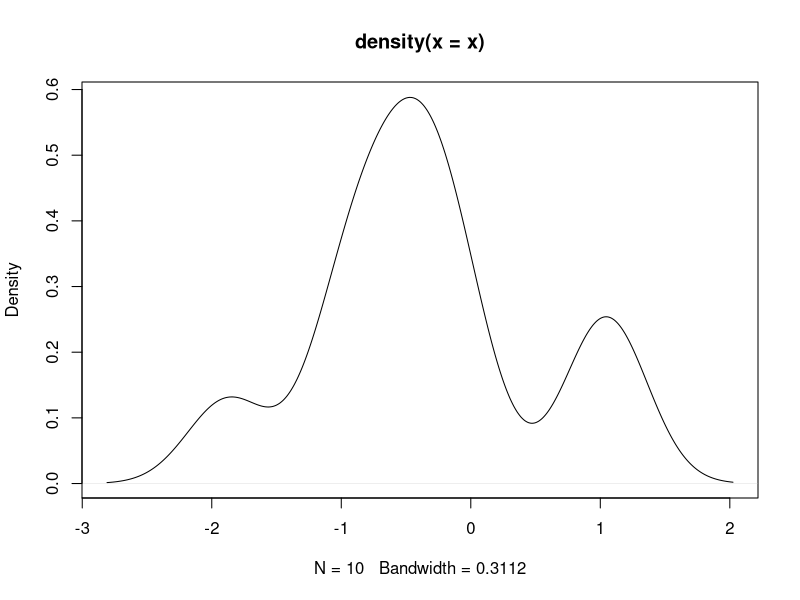
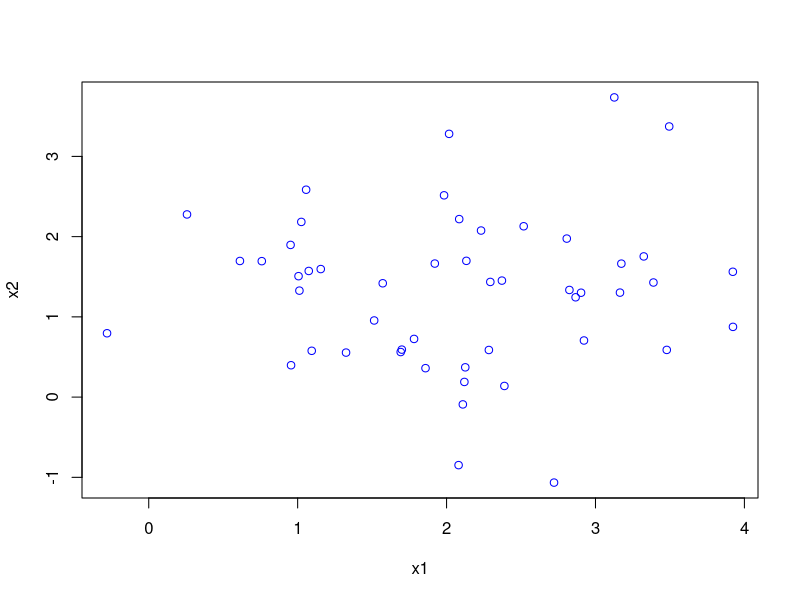
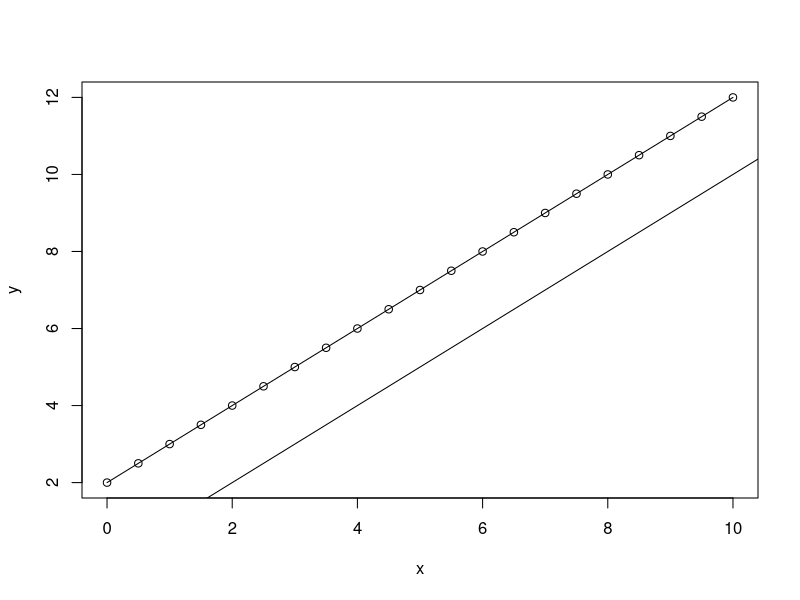
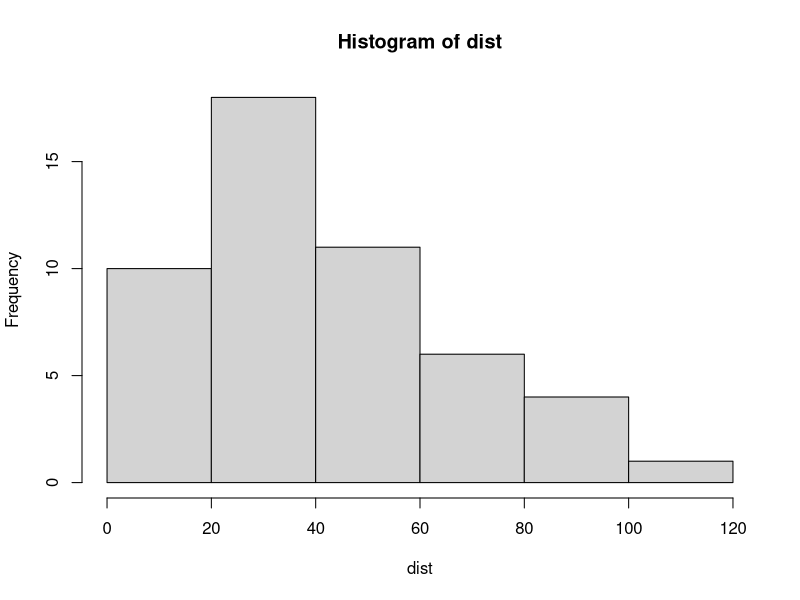
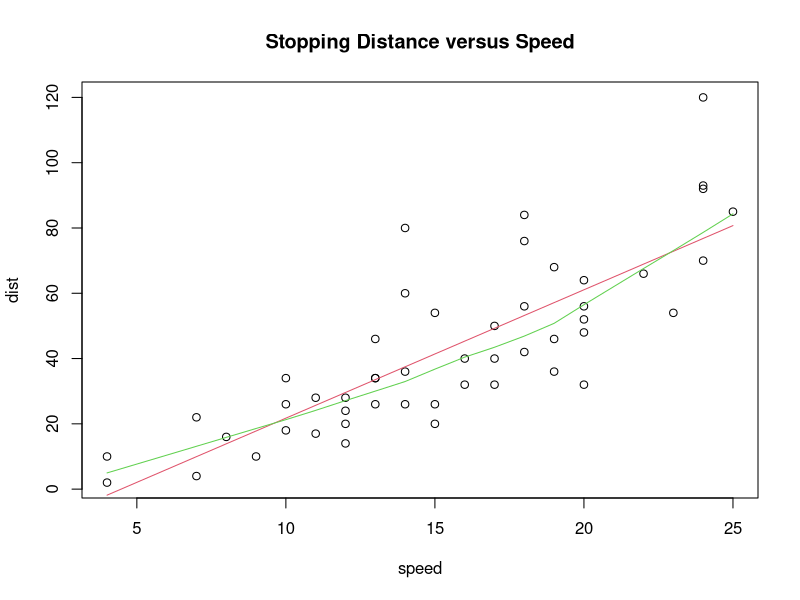
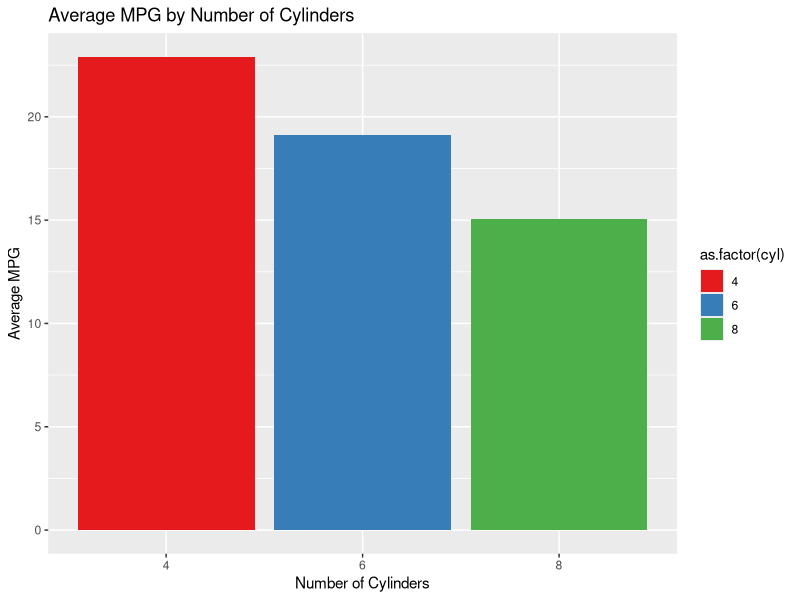

The R script that drew these images, in order:
## ---- chunk 1
help(set.seed)
set.seed(2023)     # for reproducible of random generated number
x = rnorm(10, mean=0, sd=1)     # generating a random sample of 10 numbers from a normal distribution
print(round(x,4))
plot(density(x))     # creating a density plot 

## ---- chunk 2
library(MASS)     # loading the MASS package
help(mvrnorm)
mean1 = c(2,1)     # creating a vector of two element
cov1 = matrix(c(1,0,0,1),nrow=2)     # creating a matrix of size 2x2
data1 = mvrnorm(50,mean1,cov1)     # generating a random sample of 50 data points from a multivariate normal distribution
print(data1)
plot(data1,xlab="x1",ylab="x2",col="blue")     # creating a scatter plot of data1

## ---- chunk 3
x = seq(0,10,0.5)     # generating a sequence of numbers from 0 to 10 with step of 0.5
y = seq(2,12,0.5)     # generating a sequence of numbers from 2 to 12 with step of 0.5
plot(x,y)     # creating the plot of x, y
lines(x,y)
abline(a=0,b=1)     # adding a straight line of intercept "a" with slope "b"
## ---- chunk 4
data(cars)     # loading the car dataset 
cars
attach(cars)     # attaching the cars dataset to the search path
mean(dist)     # computing the mean of columns "dist"
var(dist)     # computing the variance of columns "dist"
hist(dist)     # crating the histogram of "dist"
## ---- chunk 5
a = matrix(rnorm(20), 5, 4)     # creating a 5x4 matrix with 20 random numbers from a standard normal distribution
a
b = a[1,]     # extractsing the first row of the matrix "a" 
b
c = a[, 2:4]     # extracting columns 2 through 4
c
d = a[-c(1:2),]     # excluding rows 1 and 2 from the matrix "a"
d
## ---- chunk 6
 mymodel = lm(dist ~ speed)     # fitting the linear model by regressing column "dist" on column "speed"
summary(mymodel)
### draw the scatter plot
plot(cars, main="Stopping Distance versus Speed")
### draw the fitted regression line (red)
lines(speed, fitted(mymodel), type="l", lty=1, col=2)
### draw a smooth line through a scatter plot (green)
lines(stats::lowess(cars), type="l", lty=1, col=3)
detach(cars)
## ---- chunk 7
# Loading the packages
library(dplyr)
library(dplyr)
library(ggplot2)

data(mtcars)     # loading mtcars dataset
help(mtcars)
### select all cars with automatic transmission and
### compute average mpg by number of cylinders
data1 <- mtcars %>%
  filter(am == 0) %>%     # the "%>%" is pipe operator which is use to chain together a series of data manipulation
  group_by(cyl) %>%
  summarise(avg_mpg = mean(mpg))

### Display the result
print(data1)

### draw a barplot
ggplot(data1, aes(x=as.factor(cyl), y=avg_mpg, fill=as.factor(cyl))) +
   geom_bar(stat="identity") +     # this adds a bar chart layer to the plot
   scale_fill_brewer(palette="Set1")+
   labs(x = "Number of Cylinders", y = "Average MPG", title = "Average MPG by Number of Cylinders")
## ---- chunk 8

